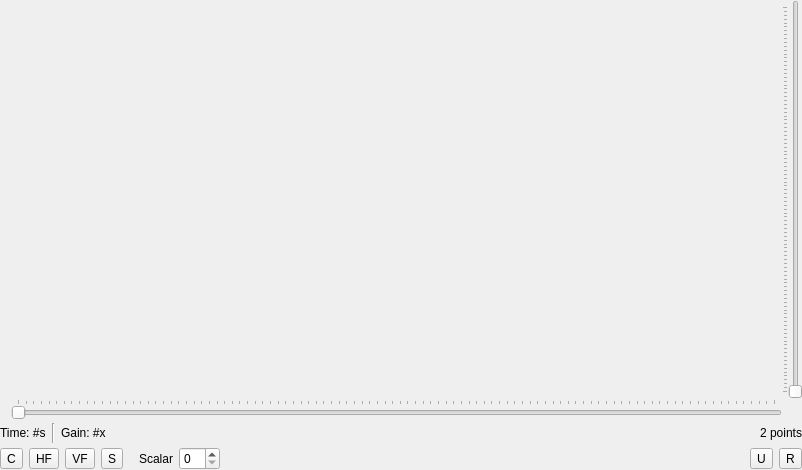
<ui version="4.0" >
 <author></author>
 <comment></comment>
 <exportmacro></exportmacro>
 <class>GraphParamValue</class>
 <widget class="QWidget" name="GraphParamValue" >
  <property name="geometry" >
   <rect>
    <x>0</x>
    <y>0</y>
    <width>802</width>
    <height>470</height>
   </rect>
  </property>
  <property name="windowTitle" >
   <string/>
  </property>
  <layout class="QVBoxLayout" >
   <property name="margin" >
    <number>0</number>
   </property>
   <property name="spacing" >
    <number>4</number>
   </property>
   <item>
    <layout class="QGridLayout" >
     <property name="margin" >
      <number>0</number>
     </property>
     <property name="spacing" >
      <number>0</number>
     </property>
     <item row="2" column="1" >
      <widget class="QSlider" name="horzDeformSlider" >
       <property name="toolTip" >
        <string>Horizontally Deform the Nodes Toward One Side or the Other. Right-Click to Reset to the Middle</string>
       </property>
       <property name="orientation" >
        <enum>Qt::Horizontal</enum>
       </property>
       <property name="tickPosition" >
        <enum>QSlider::TicksAbove</enum>
       </property>
      </widget>
     </item>
     <item row="1" column="1" >
      <widget class="QWidget" name="graphCanvas" >
       <property name="sizePolicy" >
        <sizepolicy>
         <hsizetype>7</hsizetype>
         <vsizetype>7</vsizetype>
         <horstretch>0</horstretch>
         <verstretch>0</verstretch>
        </sizepolicy>
       </property>
       <property name="focusPolicy" >
        <enum>Qt::ClickFocus</enum>
       </property>
      </widget>
     </item>
     <item row="1" column="2" >
      <widget class="QSlider" name="vertDeformSlider" >
       <property name="toolTip" >
        <string>Vertically Deform the Nodes Toward the Top or Bottom. Right-Click to Reset to the Middle</string>
       </property>
       <property name="orientation" >
        <enum>Qt::Vertical</enum>
       </property>
       <property name="tickPosition" >
        <enum>QSlider::TicksAbove</enum>
       </property>
      </widget>
     </item>
     <item rowspan="2" row="1" column="0" >
      <widget class="QWidget" name="vertRuler" >
       <property name="minimumSize" >
        <size>
         <width>11</width>
         <height>0</height>
        </size>
       </property>
      </widget>
     </item>
     <item row="0" column="0" colspan="2" >
      <widget class="QWidget" name="horzRuler" />
     </item>
    </layout>
   </item>
   <item>
    <layout class="QHBoxLayout" >
     <property name="margin" >
      <number>0</number>
     </property>
     <property name="spacing" >
      <number>6</number>
     </property>
     <item>
      <widget class="QLabel" name="horzValueLabel" >
       <property name="text" >
        <string>Time: #s</string>
       </property>
      </widget>
     </item>
     <item>
      <widget class="Line" name="line" >
       <property name="orientation" >
        <enum>Qt::Vertical</enum>
       </property>
      </widget>
     </item>
     <item>
      <widget class="QLabel" name="vertValueLabel" >
       <property name="text" >
        <string>Gain: #x</string>
       </property>
      </widget>
     </item>
     <item>
      <spacer>
       <property name="orientation" >
        <enum>Qt::Horizontal</enum>
       </property>
       <property name="sizeHint" >
        <size>
         <width>40</width>
         <height>20</height>
        </size>
       </property>
      </spacer>
     </item>
     <item>
      <widget class="QLabel" name="pointCountLabel" >
       <property name="text" >
        <string>2 points</string>
       </property>
      </widget>
     </item>
    </layout>
   </item>
   <item>
    <layout class="QHBoxLayout" >
     <property name="margin" >
      <number>0</number>
     </property>
     <property name="spacing" >
      <number>6</number>
     </property>
     <item>
      <widget class="QToolButton" name="clearButton" >
       <property name="toolTip" >
        <string>Clear to Normal</string>
       </property>
       <property name="text" >
        <string>C</string>
       </property>
      </widget>
     </item>
     <item>
      <widget class="QToolButton" name="horzFlipButton" >
       <property name="toolTip" >
        <string>Flip Graph Horizontally</string>
       </property>
       <property name="text" >
        <string>HF</string>
       </property>
      </widget>
     </item>
     <item>
      <widget class="QToolButton" name="vertFlipButton" >
       <property name="toolTip" >
        <string>Flip Graph Vertically</string>
       </property>
       <property name="text" >
        <string>VF</string>
       </property>
      </widget>
     </item>
     <item>
      <widget class="QToolButton" name="smoothButton" >
       <property name="toolTip" >
        <string>Smooth Graph Nodes</string>
       </property>
       <property name="text" >
        <string>S</string>
       </property>
      </widget>
     </item>
     <item>
      <spacer>
       <property name="orientation" >
        <enum>Qt::Horizontal</enum>
       </property>
       <property name="sizeType" >
        <enum>QSizePolicy::Fixed</enum>
       </property>
       <property name="sizeHint" >
        <size>
         <width>10</width>
         <height>5</height>
        </size>
       </property>
      </spacer>
     </item>
     <item>
      <widget class="QLabel" name="scalarLabel" >
       <property name="text" >
        <string>Scalar</string>
       </property>
      </widget>
     </item>
     <item>
      <widget class="QSpinBox" name="scalarSpinner" />
     </item>
     <item>
      <spacer>
       <property name="orientation" >
        <enum>Qt::Horizontal</enum>
       </property>
       <property name="sizeHint" >
        <size>
         <width>40</width>
         <height>20</height>
        </size>
       </property>
      </spacer>
     </item>
     <item>
      <widget class="QToolButton" name="undoButton" >
       <property name="text" >
        <string>U</string>
       </property>
      </widget>
     </item>
     <item>
      <widget class="QToolButton" name="redoButton" >
       <property name="text" >
        <string>R</string>
       </property>
      </widget>
     </item>
    </layout>
   </item>
  </layout>
 </widget>
 <pixmapfunction></pixmapfunction>
 <resources/>
 <connections/>
</ui>
